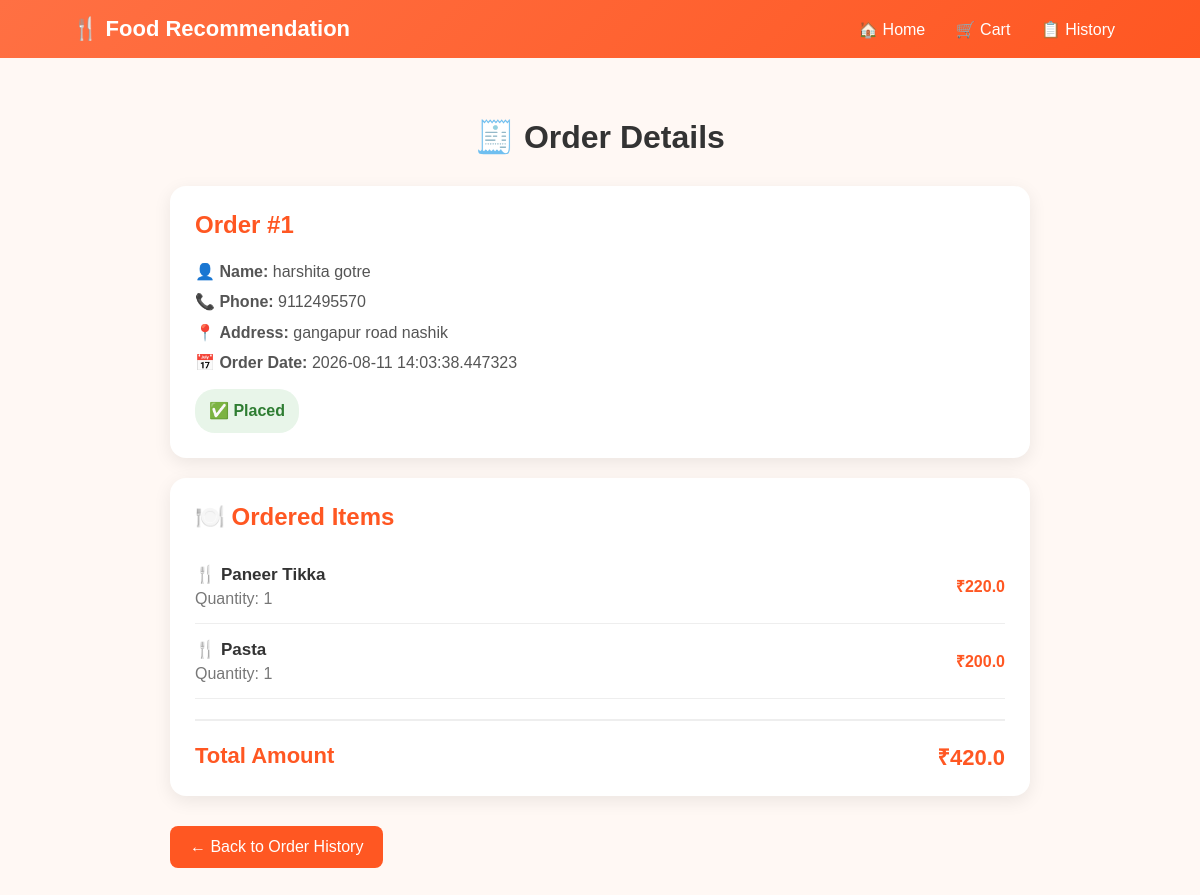
/order-details/1 (signed in), run on the app's committed database.
### models.py (models this page shows)
class Order(Base):
    __tablename__ = "orders"
    id = Column(
        Integer,
        primary_key=True,
        index=True
    )
    user_id = Column(
        Integer,
        ForeignKey("users.id"),
        nullable=False
    )
    full_name = Column(
        String,
        nullable=False
    )
    phone = Column(
        String,
        nullable=False
    )
    address = Column(
        String,
        nullable=False
    )
    total = Column(
        Float,
        nullable=False,
        default=0
    )
    status = Column(
        String,
        nullable=False,
        default="Placed"
    )
    order_date = Column(
        DateTime,
        default=datetime.utcnow
    )

class OrderItem(Base):
    __tablename__ = "order_items"
    id = Column(
        Integer,
        primary_key=True,
        index=True
    )
    order_id = Column(
        Integer,
        ForeignKey("orders.id"),
        nullable=False
    )
    food_name = Column(
        String,
        nullable=False
    )
    price = Column(
        Float,
        nullable=False,
        default=0
    )
    quantity = Column(
        Integer,
        nullable=False,
        default=1
    )

### main.py (the view)
@app.get("/order-details/{order_id}")
def order_details(
    request: Request,
    order_id: int
):
    username = request.session.get("username")
    if not username:
        return RedirectResponse(
            url="/login",
            status_code=303
        )
    db: Session = SessionLocal()
    try:
        user = db.query(User).filter(
            User.username == username
        ).first()
        if user is None:
            return RedirectResponse(
                url="/login",
                status_code=303
            )
        order = db.query(Order).filter(
            Order.id == order_id,
            Order.user_id == user.id
        ).first()
        if order is None:
            return RedirectResponse(
                url="/order-history",
                status_code=303
            )
        order_items = db.query(
            OrderItem
        ).filter(
            OrderItem.order_id == order.id
        ).all()
        return templates.TemplateResponse(
            request=request,
            name="order_details.html",
            context={
                "username": username,
                "order": order,
                "order_items": order_items
            }
        )
    finally:
        db.close()

### templates/order_details.html (shortened to what this page needs)
<!DOCTYPE html>
<html lang="en">
<head>
</head>
<body>
<nav>
    <div class="logo">
        🍴 Food Recommendation
    </div>
    <div>
        <a href="/">
            🏠 Home
        </a>
        <a href="/cart">
            🛒 Cart
        </a>
        <a href="/order-history">
            📋 History
        </a>
    </div>
</nav>
<div class="container">
    <h1>
        🧾 Order Details
    </h1>
    <div class="card">
        <h2>
            Order #{{ order.id }}
        </h2>
        <div class="info">
            <p>
                👤
                <strong>Name:</strong>
                {{ order.full_name }}
            </p>
            <p>
                📞
                <strong>Phone:</strong>
                {{ order.phone }}
            </p>
            <p>
                📍
                <strong>Address:</strong>
                {{ order.address }}
            </p>
            <p>
                📅
                <strong>Order Date:</strong>
                {{ order.order_date }}
            </p>
            <span class="status">
                ✅ {{ order.status }}
            </span>
        </div>
    </div>
    <div class="card">
        <h2>
            🍽️ Ordered Items
        </h2>
        {% if order_items %}
            {% for item in order_items %}
            <div class="food-item">
                <div>
                    <div class="food-name">
                        🍴 {{ item.food_name }}
                    </div>
                    <div class="quantity">
                        Quantity:
                        {{ item.quantity }}
                    </div>
                </div>
                <div class="item-price">
                    ₹{{ item.price * item.quantity }}
                </div>
            </div>
            {% endfor %}
        {% else %}
            <p>
                No items found for this order.
            </p>
        {% endif %}
        <div class="total-box">
            <span>
                Total Amount
            </span>
            <span>
                ₹{{ order.total }}
            </span>
        </div>
    </div>
    <a
        href="/order-history"
        class="back-btn"
    >
        ← Back to Order History
    </a>
</div>
</body>
</html>

### templates/order_details.html (style rules this page uses)
* { margin: 0; padding: 0; box-sizing: border-box; }
body { font-family: Arial, sans-serif; background: #fff8f4; color: #333; }
nav { background: linear-gradient( 135deg, #ff7043, #ff5722 ); color: white; padding: 16px 6%; display: flex; justify-content: space-between; align-items: center; flex-wrap: wrap; gap: 10px; }
.logo { font-size: 22px; font-weight: bold; }
nav a { color: white; text-decoration: none; padding: 9px 13px; border-radius: 8px; }
.container { max-width: 900px; margin: 40px auto; padding: 20px; }
h1 { text-align: center; margin-bottom: 30px; }
.card { background: white; padding: 25px; margin-bottom: 20px; border-radius: 16px; box-shadow: 0 5px 18px rgba(0,0,0,0.08); }
.card h2 { color: #ff5722; margin-bottom: 18px; }
.info { line-height: 1.9; color: #555; }
.status { display: inline-block; margin-top: 10px; padding: 7px 14px; background: #e8f5e9; color: #2e7d32; border-radius: 20px; font-weight: bold; }
.food-item { display: flex; justify-content: space-between; align-items: center; gap: 15px; padding: 15px 0; border-bottom: 1px solid #eee; }
.food-name { font-size: 17px; font-weight: bold; }
.quantity { color: #777; margin-top: 5px; }
.item-price { color: #ff5722; font-weight: bold; white-space: nowrap; }
.total-box { display: flex; justify-content: space-between; align-items: center; margin-top: 20px; padding-top: 20px; border-top: 2px solid #eee; font-size: 22px; font-weight: bold; color: #ff5722; }
.back-btn { display: inline-block; margin-top: 10px; padding: 12px 20px; background: #ff5722; color: white; text-decoration: none; border-radius: 8px; }

### data on the page
Order: id "1", full_name "harshita gotre", phone "9112495570", address "gangapur road nashik", order_date "2026-08-11 14:03:38.447323", status "Placed", total "420.0"
OrderItem: food_name "Paneer Tikka", quantity "1", item.price*item.quantity "220.0"
OrderItem: food_name "Pasta", quantity "1", item.price*item.quantity "200.0"
